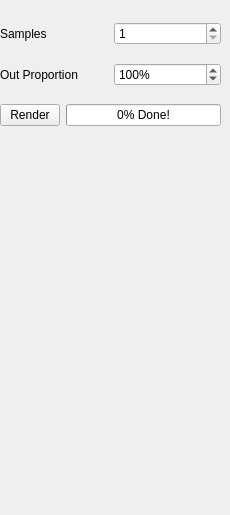
              <widget class="QWidget" name="page_4">
               <property name="geometry">
                <rect>
                 <x>0</x>
                 <y>0</y>
                 <width>230</width>
                 <height>515</height>
                </rect>
               </property>
               <attribute name="label">
                <string>Render Options</string>
               </attribute>
               <widget class="QWidget" name="layoutWidget">
                <property name="geometry">
                 <rect>
                  <x>0</x>
                  <y>10</y>
                  <width>221</width>
                  <height>129</height>
                 </rect>
                </property>
                <layout class="QVBoxLayout" name="verticalLayout_6">
                 <item>
                  <layout class="QHBoxLayout" name="horizontalLayout_5">
                   <item>
                    <widget class="QLabel" name="label_18">
                     <property name="text">
                      <string>Samples</string>
                     </property>
                    </widget>
                   </item>
                   <item>
                    <widget class="QSpinBox" name="numSamples">
                     <property name="minimum">
                      <number>1</number>
                     </property>
                     <property name="maximum">
                      <number>100000</number>
                     </property>
                    </widget>
                   </item>
                  </layout>
                 </item>
                 <item>
                  <layout class="QHBoxLayout" name="horizontalLayout_6">
                   <item>
                    <widget class="QLabel" name="label_19">
                     <property name="text">
                      <string>Out Proportion</string>
                     </property>
                    </widget>
                   </item>
                   <item>
                    <widget class="QSpinBox" name="proportion">
                     <property name="suffix">
                      <string>%</string>
                     </property>
                     <property name="minimum">
                      <number>5</number>
                     </property>
                     <property name="maximum">
                      <number>500</number>
                     </property>
                     <property name="singleStep">
                      <number>5</number>
                     </property>
                     <property name="value">
                      <number>100</number>
                     </property>
                    </widget>
                   </item>
                  </layout>
                 </item>
                 <item>
                  <layout class="QHBoxLayout" name="horizontalLayout_7">
                   <item>
                    <widget class="QPushButton" name="btnRender">
                     <property name="maximumSize">
                      <size>
                       <width>60</width>
                       <height>16777215</height>
                      </size>
                     </property>
                     <property name="text">
                      <string>Render</string>
                     </property>
                    </widget>
                   </item>
                   <item>
                    <widget class="QProgressBar" name="progressRender">
                     <property name="value">
                      <number>0</number>
                     </property>
                     <property name="format">
                      <string>%p% Done!</string>
                     </property>
                    </widget>
                   </item>
                  </layout>
                 </item>
                </layout>
               </widget>
              </widget>
